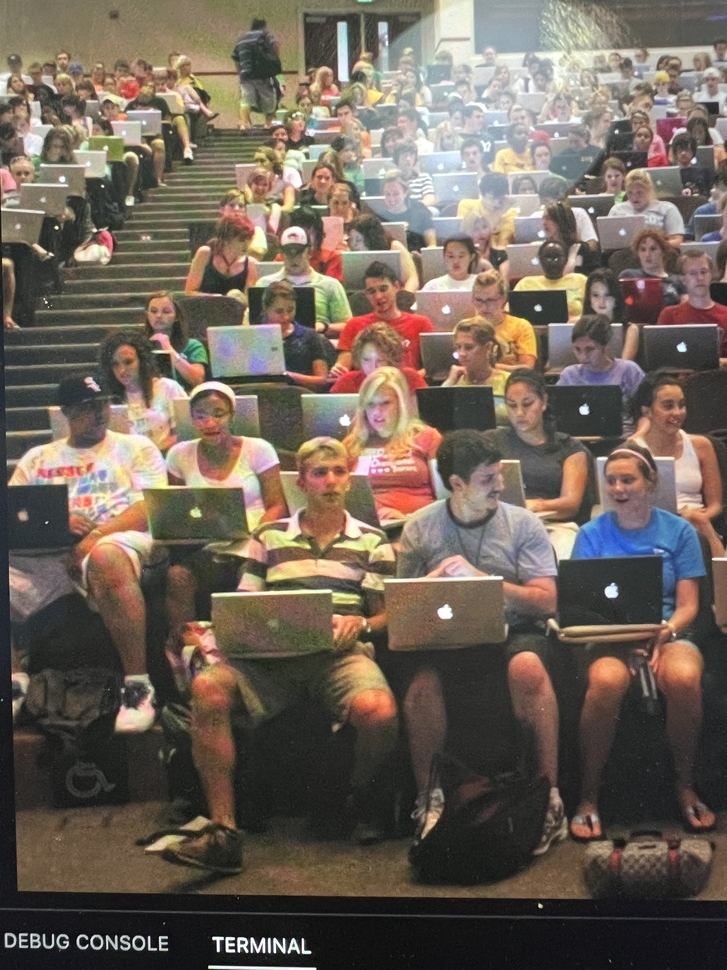
#> input picture IMG_4071.jpg, 727 x 970 px, shrunk from 3024 x 4032 before the run
$ python stitching_alone.py
#> lines starting #> are read from the running program, lines starting #| are printed output that depends on the picture
import cv2 as cv

# Load images for panorama stitching
img1 = cv.imread('IMG_4071.jpg')
#> img1 is the input picture: shape (970, 727, 3); mean B, G, R 88.3, 99.1, 110.9
img2 = cv.imread('IMG_4072.jpg')
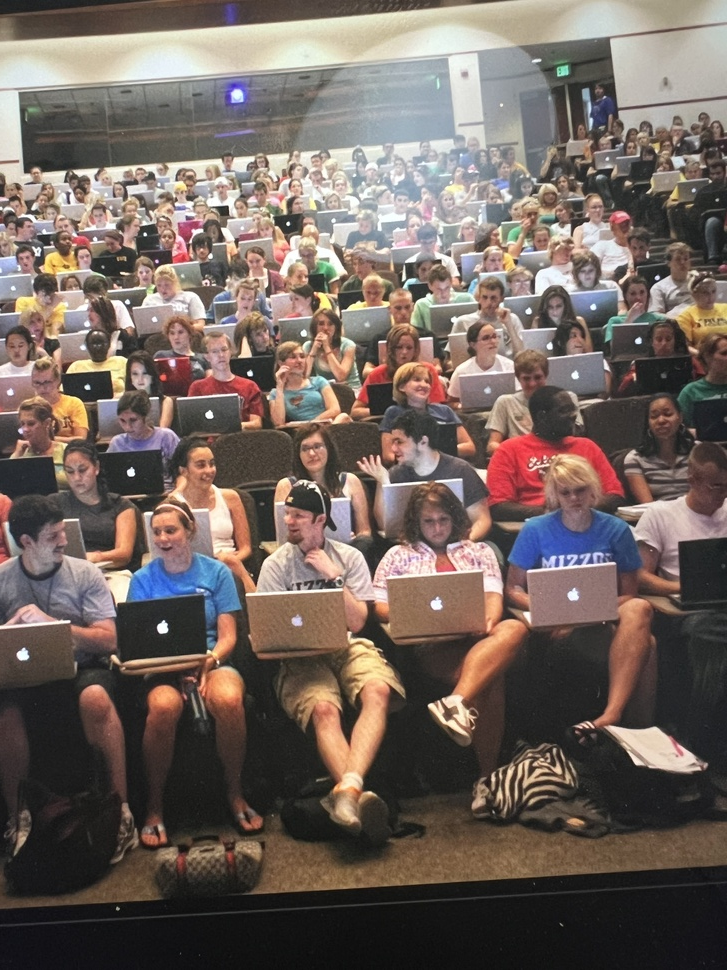
#> input picture IMG_4072.jpg, 727 x 970 px, shrunk from 3024 x 4032 before the run
#> img2 is the input picture: shape (970, 727, 3); mean B, G, R 94.1, 100.5, 113.7
img3 = cv.imread('IMG_4073.jpg')
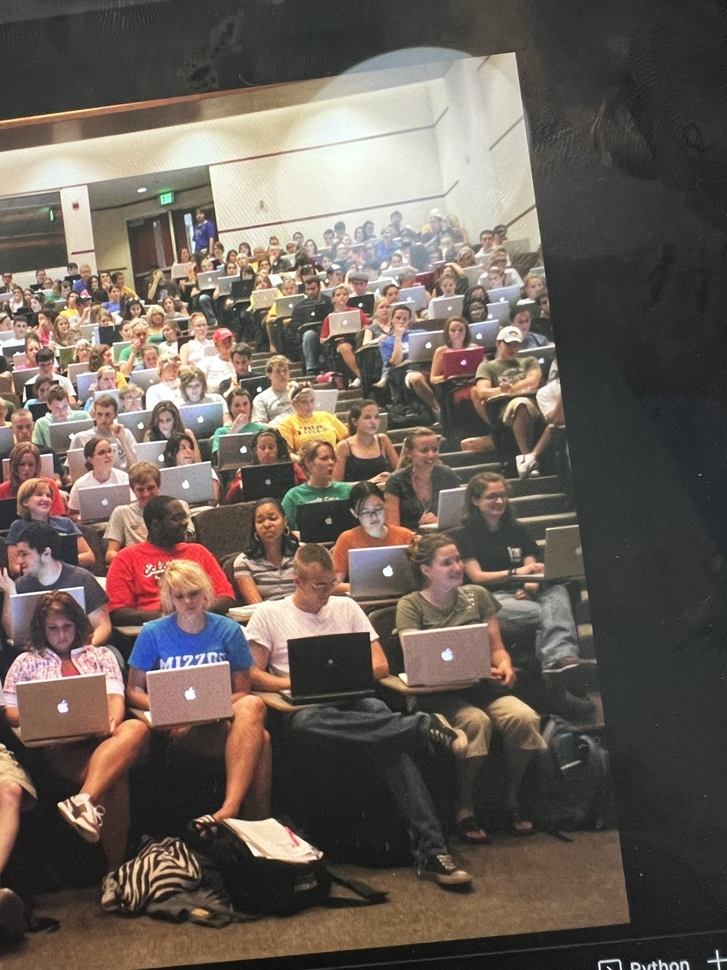
#> input picture IMG_4073.jpg, 727 x 970 px, shrunk from 3024 x 4032 before the run
#> img3 is the input picture: shape (970, 727, 3); mean B, G, R 88.4, 96.3, 107.4


# Create a stitcher object
stitcher = cv.Stitcher.create()

# Stitch the images
result, panorama = stitcher.stitch(img3, img2, img3)
#> result = 1

# Check if stitching was successful
if result == cv.Stitcher_OK:
    print(panorama)
    cv.imshow('Panorama', panorama)
    cv.waitKey(0)
    cv.destroyAllWindows()
else:
    print('Error during stitching')
